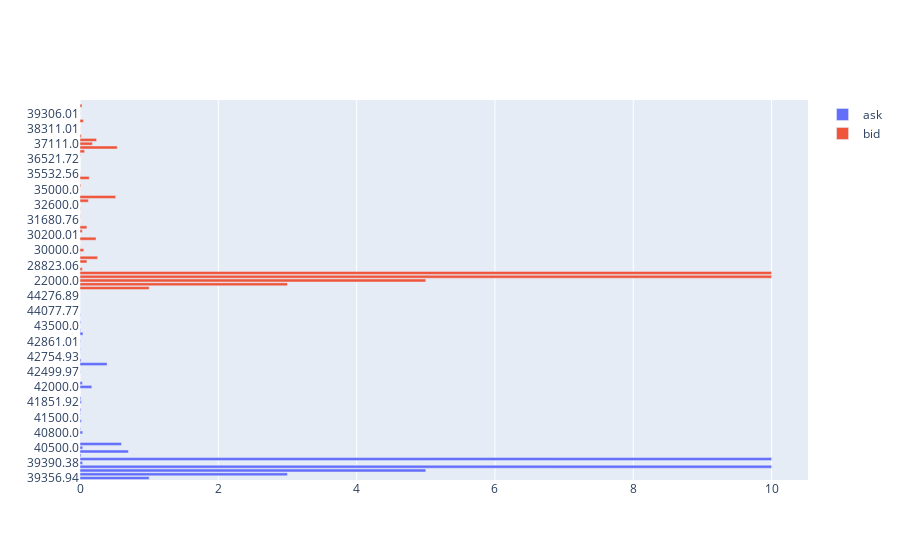

Notebook code cell kept with this figure:
### Code cell
btc_ob_plot.add_trace(go.Bar(
    y = np.array(bi_btc_ob_ask.price.astype(str)),
    x = bi_btc_ob_ask.quantity,
    orientation='h',
    name= 'ask'
))
btc_ob_plot.add_trace(go.Bar(
    y = np.array(bi_btc_ob_bid.sort_values('price',ascending=True).price.astype(str)),
    x = bi_btc_ob_bid.quantity,
    orientation='h',
    name = 'bid'
))
btc_ob_plot.show()
